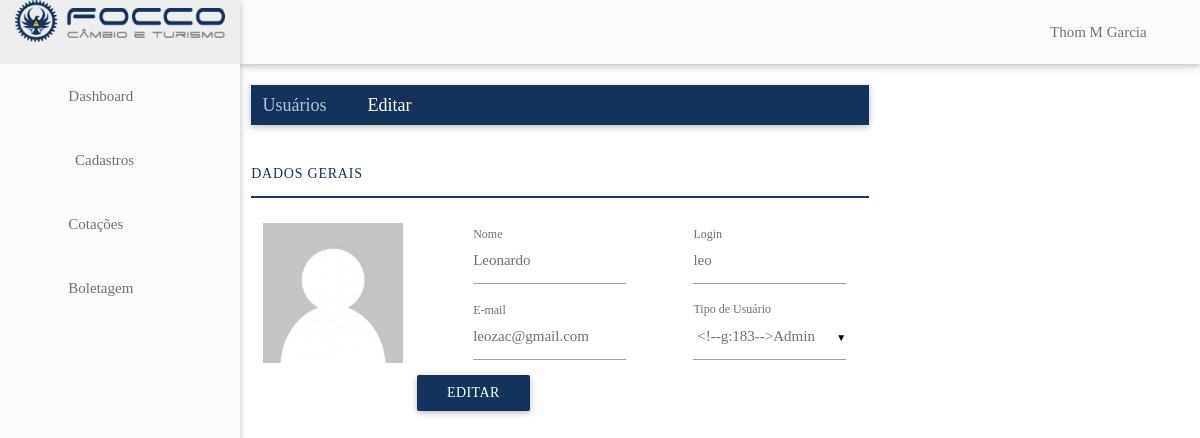
Screenshot of /dashboard/usuarios/alterar?usuarioId=3 (signed in) with the database file from the repository.
### tables this page shows
CREATE TABLE `usuarios` (
  `id` int(11) NOT NULL,
  `login` varchar(20) DEFAULT NULL,
  `senha` varchar(255) DEFAULT NULL,
  `tipo` int(11) DEFAULT NULL,
  `nome` varchar(100) DEFAULT NULL,
  `email` varchar(100) DEFAULT NULL,
  `telefone` varchar(25) DEFAULT NULL
);

### dashboard/usuarios/alterar.php (the view, shortened to what this page needs)
<?php
include "../core/database.php";
include "../includes/header.php";
$sql_query = sprintf("SELECT * FROM usuarios WHERE id = %s", $_GET['usuarioId']);
$result = mysqli_query($conn, $sql_query);
$rows = array();
while($row = mysqli_fetch_array($result)) $rows[] = $row;
foreach($rows as $r){
  $nome = $r['nome'];
  $login = $r['login'];
  $email = $r['email'];
}
?>
<main class="users">
  <div class="row">
    <div class="col s8">
      <br>
      <nav class="bg-blue">
        <div class="nav-wrapper">
          <div class="col s12">
            <a href="/dashboard/usuarios/" class="breadcrumb">Usuários</a>
            <a href="#!" class="breadcrumb">Editar</a>
          </div>
        </div>
      </nav>
      <div class="spacing"></div>
      <ul class="tabs">
        <li class="tab col s3"><a class="active left-align" href="#general-data">Dados Gerais</a></li>
      </ul>
      <div class="spacing"></div>
      <div id="general-data">
        <div class="col s3">
          <div class="profile-user">
            <div class="profile-img">
              <img class="materialboxed" src="../images/user_placeholder.png">
            </div>
          </div>
        </div>
        <div class="col s9">
          <form action="alterarPost.php" method="POST" id="form-alterar-usuario" class="form-group">
            <div class="input-field col s6">
              <i class="material-icons prefix">&#xE7FD;</i>
              <input name="nome" id="nome" value="<?php echo $nome ?>" type="text" />
              <label for="nome">Nome</label>
            </div>
            <div class="input-field col s6">
              <i class="material-icons prefix">&#xE86F;</i>
              <input name="login" id="login" value="<?php echo $login ?>" type="text"/>
              <label for="login">Login</label>
            </div>
            <div class="input-field col s6">
              <i class="material-icons prefix">&#xE158;</i>
              <input name="email" id="email" value="<?php echo $email ?>" type="text"/>
              <label for="email">E-mail</label>
            </div>
            <div class="input-field col s6">
              <i class="material-icons prefix">&#xE851;</i>
              <label for="tipo">Tipo de Usuário</label>
            </div>
            <div class="spacing"></div>
            <div>
              <input type="submit" value="Editar" class="btn bg-blue" />
            </div>
          </form>
        </div>
      </div>
    </div>
  </div>
</main>
<?php
include "../includes/footer.php";
?>

### dashboard/includes/header.php (style rules this page uses)
body { font-size: 0.93em; }

### rows the page displays
usuarios: nome "Leonardo", login "leo", email "leozac@gmail.com"

### other values shown
$_SESSION['currentUser']['nome'] "Thom M Garcia"
